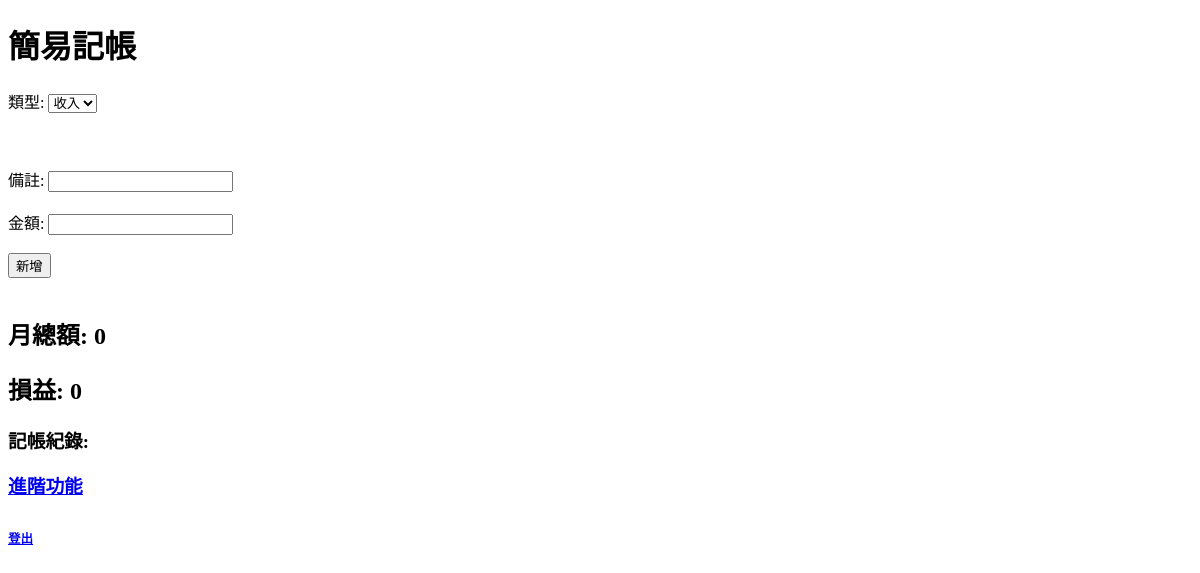
Page /expense (signed in) on the earlier database version.
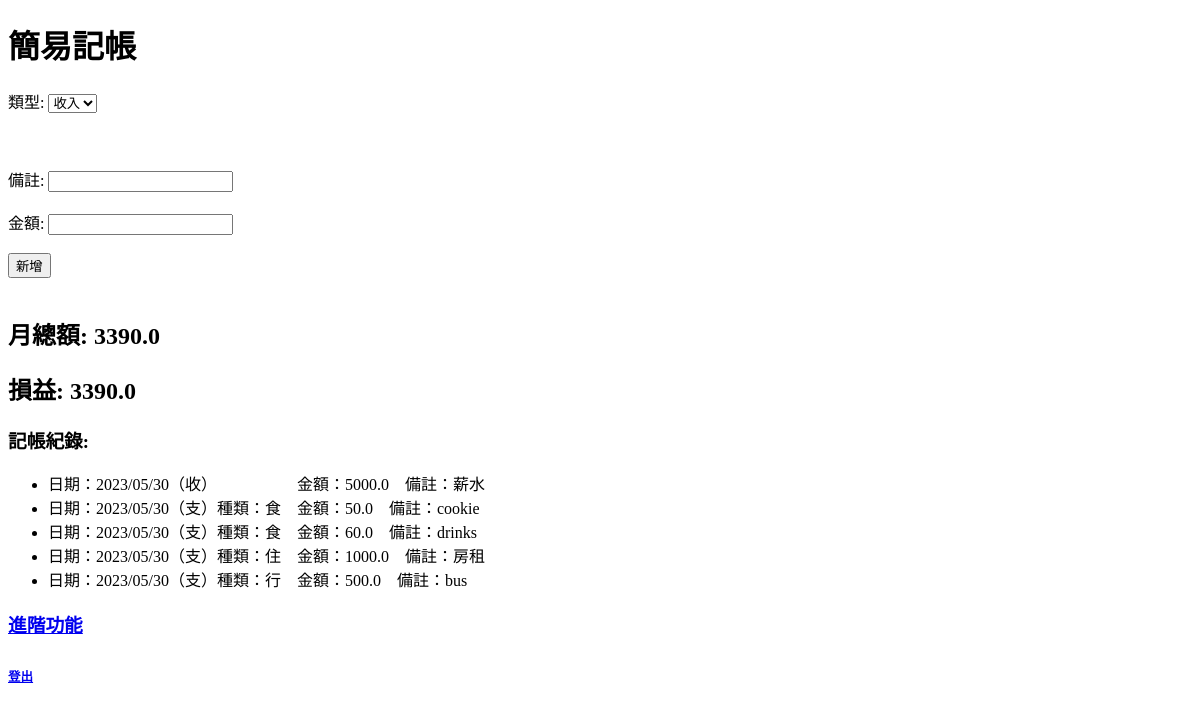
Same page on the later database version.
### tables this page shows
CREATE TABLE expenses
                  (id INTEGER PRIMARY KEY AUTOINCREMENT,
                   username TEXT NOT NULL,
                   category TEXT NOT NULL,
                   amount REAL NOT NULL,
                   note TEXT,
                   date TEXT NOT NULL);

### test.py (the view, shortened to what this page needs)
@app.route('/expense', methods=['GET', 'POST'])
def expense():
    if 'username' not in session:
        return redirect('/login')
    with sqlite3.connect('database.db') as conn:
        cursor = conn.cursor()
        cursor.execute('SELECT * FROM expenses WHERE username = ?', (session['username'],))
        expenses = cursor.fetchall()
        print('Expenses:', expenses)
        total_amount = sum(expense[3] for expense in expenses)
        profit_loss = calculate_profit_loss(expenses)
        category = request.args.get('category')  # 從URL參數獲取用戶選擇的分類
        if category:
            expenses = sorted(expenses, key=lambda x: x[2] if x[2] == category else '')
    return render_template('expense.html', expenses=expenses, total_amount=total_amount, profit_loss=profit_loss)

### test.py (called while the page is built)
def calculate_profit_loss(expenses_data):
    income = sum(expense[3] for expense in expenses_data if expense[3] >= 0)
    expenses = sum(expense[3] for expense in expenses_data if expense[3] < 0)
    return income - abs(expenses)

### templates/expense.html (shortened to what this page needs)
<!DOCTYPE html>
<html>
<head>
</head>
<body>
    <h1>簡易記帳</h1>
    <form method="POST" action="/expense">
        <label for="record_type">類型:</label>
        <select id="record_type" name="record_type">
            <option value="income">收入</option>
        </select>
        <br><br>
        <br><br>
        <label for="note">備註:</label>
        <input type="text" id="note" name="note">
        <br><br>
        <label for="amount">金額:</label>
        <input type="number" id="amount" name="amount">
        <br><br>
        <input type="submit" value="新增">
    </form>
    <br>
    <h2>月總額: {{ total_amount }}</h2>
    <h2>損益: {{ profit_loss }}</h2>
    <h3>記帳紀錄:</h3>
    <ul>
        {% for expense in expenses %}
            {% if expense[3] >= 0 %}
                <li>日期：{{ expense[5] }}（收）&nbsp;&nbsp;&nbsp;&nbsp;&nbsp;&nbsp;&nbsp;&nbsp;&nbsp;&nbsp;&nbsp;&nbsp;&nbsp;&nbsp;&nbsp;&nbsp;&nbsp;&nbsp;&nbsp;&nbsp;金額：{{ expense[3] }}&nbsp;&nbsp;&nbsp;&nbsp;備註：{{ expense[4] }}</li>
            {% else %}
                <li>日期：{{ expense[5] }}（支）種類：{{ expense[2] }}&nbsp;&nbsp;&nbsp;&nbsp;金額：{{ expense[3]|abs }}&nbsp;&nbsp;&nbsp;&nbsp;備註：{{ expense[4] }}</li>
            {% endif %}
        {% endfor %}
    </ul>
    <a href="/advanced"><h3>進階功能<h3><a>
    <a href="/logout"><h6>登出<h6></a>
</body>
</html>

Differences in the rows shown:
added expenses: date "2023/05/30", amount "5000.0", note "薪水"
added expenses: date "2023/05/30", category "食", amount "50.0", note "cookie"
added expenses: date "2023/05/30", category "食", amount "60.0", note "drinks"
added expenses: date "2023/05/30", category "住", amount "1000.0", note "房租"
added expenses: date "2023/05/30", category "行", amount "500.0", note "bus"
Other differences:
{{ total_amount }}: "0" → "3390.0"
{{ profit_loss }}: "0" → "3390.0"
